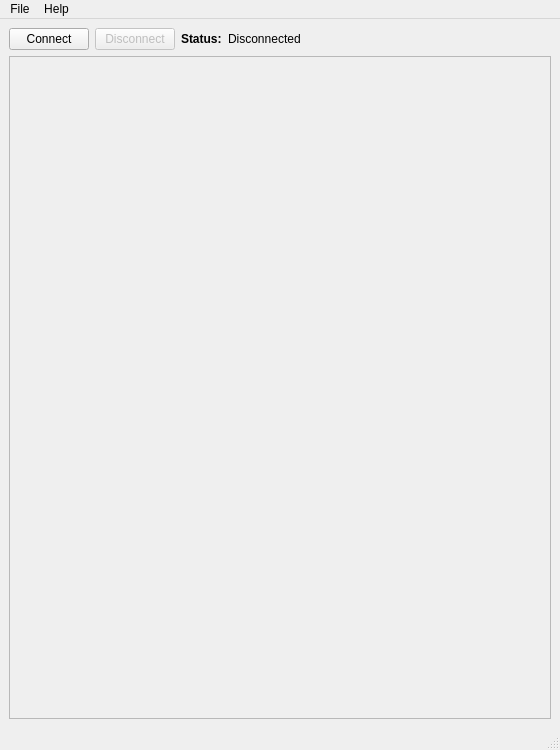
<?xml version="1.0" encoding="UTF-8"?>
<ui version="4.0">
 <class>TACWindowClass</class>
 <widget class="QMainWindow" name="TACWindowClass">
  <property name="geometry">
   <rect>
    <x>0</x>
    <y>0</y>
    <width>560</width>
    <height>750</height>
   </rect>
  </property>
  <property name="minimumSize">
   <size>
    <width>555</width>
    <height>725</height>
   </size>
  </property>
  <property name="windowTitle">
   <string>%1 Test Automation Controller</string>
  </property>
  <property name="windowIcon">
   <iconset resource="resources/TAC.qrc">
    <normaloff>:/TAC.png</normaloff>:/TAC.png</iconset>
  </property>
  <widget class="QWidget" name="_centralWidget">
   <layout class="QVBoxLayout" name="verticalLayout">
    <item>
     <layout class="QHBoxLayout" name="horizontalLayout">
      <item>
       <widget class="QPushButton" name="_connectButton">
        <property name="text">
         <string>Connect</string>
        </property>
       </widget>
      </item>
      <item>
       <widget class="QPushButton" name="_disconnectButton">
        <property name="enabled">
         <bool>false</bool>
        </property>
        <property name="text">
         <string>Disconnect</string>
        </property>
       </widget>
      </item>
      <item>
       <widget class="QLabel" name="_statusTitleLabel">
        <property name="text">
         <string>&lt;b&gt;Status:&lt;/b&gt;</string>
        </property>
       </widget>
      </item>
      <item>
       <widget class="QLabel" name="_deviceStatusLabel">
        <property name="text">
         <string>Disconnected</string>
        </property>
       </widget>
      </item>
      <item>
       <spacer name="horizontalSpacer">
        <property name="orientation">
         <enum>Qt::Horizontal</enum>
        </property>
        <property name="sizeHint" stdset="0">
         <size>
          <width>40</width>
          <height>20</height>
         </size>
        </property>
       </spacer>
      </item>
     </layout>
    </item>
    <item>
     <widget class="QScrollArea" name="_pinScrollArea">
      <property name="widgetResizable">
       <bool>true</bool>
      </property>
      <widget class="QWidget" name="_pinScrollContents">
       <property name="geometry">
        <rect>
         <x>0</x>
         <y>0</y>
         <width>540</width>
         <height>690</height>
        </rect>
       </property>
       <layout class="QVBoxLayout" name="_pinScrollLayout"/>
      </widget>
     </widget>
    </item>
   </layout>
  </widget>
  <widget class="QMenuBar" name="_menuBar">
   <property name="geometry">
    <rect>
     <x>0</x>
     <y>0</y>
     <width>560</width>
     <height>22</height>
    </rect>
   </property>
   <widget class="QMenu" name="_fileMenu">
    <property name="title">
     <string>File</string>
    </property>
    <addaction name="_actionConnect"/>
    <addaction name="_actionDisconnect"/>
    <addaction name="separator"/>
    <addaction name="_actionQuit"/>
   </widget>
   <widget class="QMenu" name="_helpMenu">
    <property name="title">
     <string>Help</string>
    </property>
    <addaction name="_actionContents"/>
    <addaction name="separator"/>
    <addaction name="_actionAbout"/>
   </widget>
   <addaction name="_fileMenu"/>
   <addaction name="_helpMenu"/>
  </widget>
  <widget class="QStatusBar" name="_statusBar"/>
  <action name="_actionConnect">
   <property name="text">
    <string>Connect</string>
   </property>
  </action>
  <action name="_actionDisconnect">
   <property name="text">
    <string>Disconnect</string>
   </property>
  </action>
  <action name="_actionQuit">
   <property name="text">
    <string>Quit</string>
   </property>
  </action>
  <action name="_actionContents">
   <property name="text">
    <string>Contents</string>
   </property>
  </action>
  <action name="_actionAbout">
   <property name="text">
    <string>About...</string>
   </property>
  </action>
 </widget>
 <resources>
  <include location="resources/TAC.qrc"/>
 </resources>
 <connections/>
</ui>
